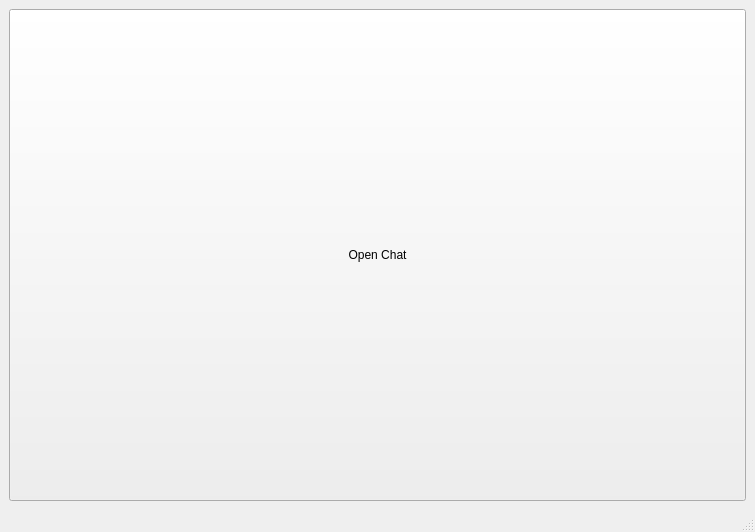
<?xml version="1.0" encoding="UTF-8"?>
<ui version="4.0">
 <class>MainWindow</class>
 <widget class="QMainWindow" name="MainWindow">
  <property name="geometry">
   <rect>
    <x>0</x>
    <y>0</y>
    <width>755</width>
    <height>532</height>
   </rect>
  </property>
  <property name="sizePolicy">
   <sizepolicy hsizetype="Maximum" vsizetype="Maximum">
    <horstretch>0</horstretch>
    <verstretch>0</verstretch>
   </sizepolicy>
  </property>
  <property name="windowTitle">
   <string>MainWindow</string>
  </property>
  <widget class="QWidget" name="centralwidget">
   <layout class="QHBoxLayout" name="horizontalLayout">
    <item>
     <widget class="QPushButton" name="chatOpen">
      <property name="sizePolicy">
       <sizepolicy hsizetype="Preferred" vsizetype="Preferred">
        <horstretch>0</horstretch>
        <verstretch>0</verstretch>
       </sizepolicy>
      </property>
      <property name="styleSheet">
       <string notr="true">width:100%;
height:100%;</string>
      </property>
      <property name="text">
       <string>Open Chat</string>
      </property>
     </widget>
    </item>
   </layout>
  </widget>
  <widget class="QStatusBar" name="statusbar"/>
 </widget>
 <resources/>
 <connections/>
</ui>
